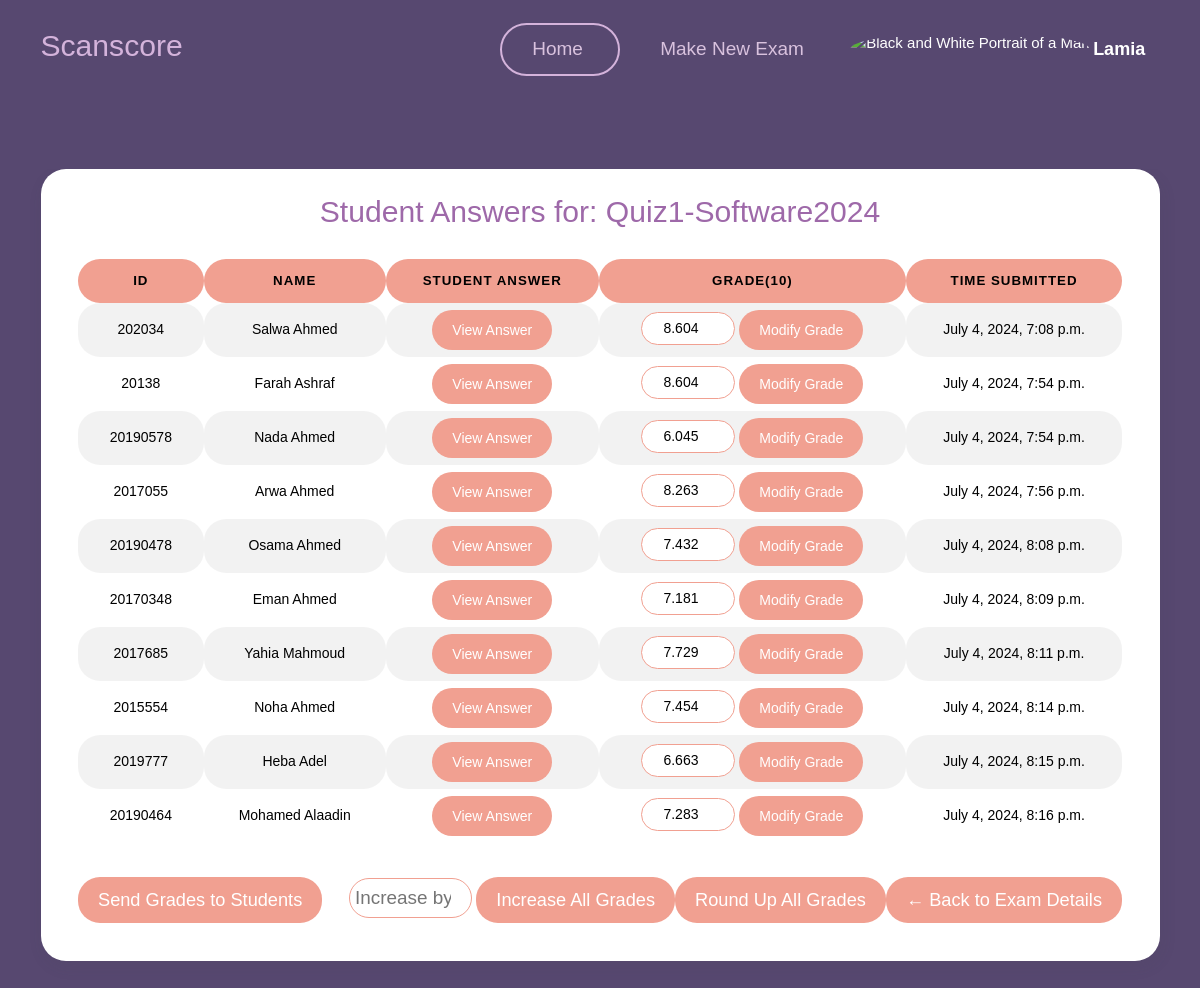
/teacher/exam/29/view_grades/ (signed in), run on the app's committed database.
### myapp/models.py (models this page shows)
class User(AbstractUser):
    userType = models.CharField(max_length=10, choices=[('teacher', 'Teacher'), ('student', 'Student')])

class Exam(models.Model):
    name = models.CharField(max_length=100)
    teacher = models.ForeignKey(User, on_delete=models.CASCADE)
    question= models.TextField(max_length=10000)
    model_answer = models.TextField(max_length=10000)
    keywordsList = models.TextField(max_length=10000,null=True,blank=True)
    is_active = models.BooleanField(default=False)
    time_created = models.DateTimeField(auto_now_add=True)
    time_updated = models.DateTimeField(auto_now=True)
    ocr_graded = models.BooleanField(default=False)

class ExamSubmission(models.Model):
    exam = models.ForeignKey(Exam, on_delete=models.CASCADE,related_name='submissions') #related name is used to access the submissions of a particular exam
    student = models.ForeignKey(User, on_delete=models.CASCADE,related_name='submissions') #related name is used to access the submissions of a particular student
    student_answer = models.TextField(max_length=10000)
    score = models.DecimalField(max_digits=5, decimal_places=3, validators=[MaxValueValidator(10.000)])
    time_submitted = models.DateTimeField(auto_now_add=True)
    is_graded = models.BooleanField(default=False)
    is_approved = models.BooleanField(default=False) #If the teacher approves the grade , this will be set to true and then the student can see the grade

class Student(User):
    student_id = models.CharField(max_length=20, unique=True)

### myapp/views.py (the view)
# urls.py: path('teacher/exam/<int:exam_id>/view_grades/', views.view_grades, name='view_grades'),
@login_required
def view_grades(request, exam_id):
    exam = get_object_or_404(Exam, pk=exam_id, teacher=request.user)
    exam_submissions = ExamSubmission.objects.filter(exam=exam)
    is_graded = all(submission.is_graded for submission in exam_submissions)
    if not is_graded:
        graded_submissions = StartGrading(exam_id)  # This will update and return graded submissions
        for submission in graded_submissions:
            if submission.score < 0:
                submission.score = 0.000
        return render(request, 'myapp/teacher/view_grades.html', {'submissions': graded_submissions, 'exam': exam})
    else:
        return render(request, 'myapp/teacher/view_grades.html', {'submissions': exam_submissions, 'exam': exam})

### templates/myapp/teacher/view_grades.html (shortened to what this page needs)
{% load static %}
<!DOCTYPE html>
<html lang="en">
<head>
    <link href="{% static 'vendor/datatables/dataTables.bootstrap4.min.css' %}" rel="stylesheet">
    <link href="{% static 'vendor/aos/aos.css' %}" rel="stylesheet">
    <link href="{% static 'vendor/bootstrap/css/bootstrap.min.css' %}" rel="stylesheet">
    <link href="{% static 'vendor/bootstrap-icons/bootstrap-icons.css' %}" rel="stylesheet">
    <link href="{% static 'vendor/boxicons/css/boxicons.min.css' %}" rel="stylesheet">
    <link href="{% static 'vendor/glightbox/css/glightbox.min.css' %}" rel="stylesheet">
    <link href="{% static 'vendor/remixicon/remixicon.css' %}" rel="stylesheet">
    <link href="{% static 'vendor/swiper/swiper-bundle.min.css' %}" rel="stylesheet">
    <link href="{% static 'css/style.css' %}" rel="stylesheet">
    <link href="{% static 'assets/css/bootstrap.min.css' %}" rel="stylesheet">
    <link href="{% static 'assets/css/plugins.min.css' %}" rel="stylesheet">
    <link href="{% static 'assets/css/kaiadmin.min.css' %}" rel="stylesheet">
</head>
<body>
    <header id="header">
        <div class="container align-items-center justify-content-between">
            <h1 class="me-auto"><a href="{% url 'teacher_dashboard' %}" style="color: #d4b3db;">Scanscore</a></h1>
            <nav id="navbar" class="navbar order-last order-lg-0">
                <ul>
                    <li><a class="nav-link scrollto Active" href="{% url 'teacher_dashboard' %}" id="home">Home</a>
                    </li>
                    <li><a class="nav-link scrollto" href="{% url 'create_exam' %}" id="makenew">Make New Exam</a></li>
                    <li class="dropdown">
                        <a href="#">
                            <img src="{% static 'img/unknown_user.jpg' %}" class="rounded-circle" height="35"
                                alt="Black and White Portrait of a Man" loading="lazy" />
                            <strong class="d-none d-sm-block ms-1" id="username">{{ user.first_name }}</strong><i
                                class="bi bi-chevron-down"></i>
                        </a>
                    </li>
                </ul>
            </nav>
        </div>
    </header>
    <section class="align-items-center"
        style="font-family: Arial, Helvetica, sans-serif;background-color: transparent; padding: 0 0;">
        <div class="container">
            <div class="justify-content-center" data-aos="fade-up" data-aos-delay="200">
                <div class="card text-black">
                    <h1 style="text-align: center; color: #9e69a9;">Student Answers for: {{ exam.name }}</h1>
                    <div class="card-body">
                        <div class="table-responsive">
                            <table id="basic-datatables" class="display table table-striped table-hover"
                                style="border-radius: 22px !important; text-align: center;">
                                <thead>
                                    <tr>
                                        <th class="style2"> ID</th>
                                        <th class="style2"> Name</th>
                                        <th class="style2"> Student Answer</th>
                                        <th class="style2"> Grade(10)</th>
                                        <th class="style2"> time Submitted</th>
                                    </tr>
                                </thead>
                                <tbody>
                                    {% for submission in submissions %}
                                    <tr>
                                        <td class="Border">{{ submission.student.student.student_id }}</td>
                                        <td class="Border">{{ submission.student.student.get_full_name }}</td>
                                        <td class="Border">
                                            <button class="btn btn-primary"
                                                onclick="openModal('{{ submission.student_answer|escapejs }}')">View
                                                Answer</button>
                                        </td class="Border">
                                        <td class="Border">
                                            <form action="{% url 'modify_grade' submission.id %}" method="post">
                                                <input type="number" step="0.001" name="new_grade"
                                                    value="{{ submission.score }}" min="0" max="10"
                                                    style="border-radius: 20px; text-align: center;padding: 5px 5px;border: 1px solid #f1a091;"
                                                    required>
                                                <button type="submit" class="btn btn-info">Modify
                                                    Grade</button>
                                            </form>
                                        </td class="Border">
                                        <td class="Border">{{ submission.time_submitted }}</td>
                                    </tr>
                                    {% endfor %}
                                </tbody>
                            </table>
                        </div>
                        <div class="d-flex justify-content-between" style="text-align: right; margin-top: 2%;">
                            <form style="text-align: right;" action="{% url 'approve_grades' exam.id %}" method="post">
                                <button type="submit" class="btn btn-success">Send Grades to Students</button>
                            </form>
                            <form action="{% url 'increase_grades' exam.id %}" method="post" style="text-align: right;">
                                <input type="number" name="increase_by" placeholder="Increase by..."
                                    style="font-size: 135%;border-radius: 22px;width: 35%;padding: 5px 5px;border: 1px solid #f1a091;"
                                    required>
                                <button type="submit" class="btn btn-success">Increase All Grades</button>
                            </form>
                            <form action="{% url 'round_grades' exam.id %}" method="post" style="text-align: right;">
                                <button type="submit" class="btn btn-success">Round Up All Grades</button>
                            </form>
                            <a href="{% url 'view_exam_teacher' exam.id %}" class="btn btn-success"
                                style="padding-bottom: 0%;">← Back to Exam
                                Details</a>
                        </div>
                    </div>
                </div>
            </div>
        </div>
    </section>
</body>
</html>

### Scanscore/static/css/style.css (style rules this page uses)
body { font-family: "Open Sans", sans-serif; background: #574870 !important; }
:root { --background-color: #ffffff; --background-color-rgb: 255, 255, 255; --default-color: #444444; --default-color-rgb: 68, 68, 68; --heading-color: #9e69a9; --heading-color-rgb: 55, 81, 126; --accent-color: #9e69a9; --accent-color-rgb: 71, 178, 228; --contrast-color: #ffffff; --contrast-color-rgb: 255, 255, 255; }
#home { color: #d9c2de; width: 120px; border-radius: 50px; font-size: 19px; }
#makenew { color: #d9c2de; font-size: 19px; width: 190px; margin-left: 10px; border-radius: 50px; }
#header { background-color: transparent; }
#header .container { display: flex; justify-content: center; align-items: center; height: 100%; }
#username { font-size: 18px; }
.Active { border: 2px solid #b47ec0 !important; }
a { text-decoration: none; }
#header { transition: all 0.5s; z-index: 997; padding: 15px 0; }
.navbar { padding: 0; }
.navbar ul { margin: 0; padding: 0; display: flex; list-style: none; align-items: center; }
.navbar li { position: relative; }
.navbar a, .navbar a:focus { display: flex; align-items: center; justify-content: space-between; padding: 10px 0 10px 30px; font-size: 15px; font-weight: 500; color: #fff; white-space: nowrap; transition: 0.3s; }
.navbar a i, .navbar a:focus i { font-size: 12px; line-height: 0; margin-left: 5px; }
section { padding: 60px 0; overflow: hidden; position: relative; top: 70px; }

### templates/myapp/teacher/view_grades.html (style rules this page uses)
#header { background-color: transparent; }
#header .container { display: flex; justify-content: center; align-items: center; height: 100%; }
.card { padding: 20px; border-radius: 25px; }
.btn { display: inline-block; padding: 10px 20px; margin-bottom: 0; font-size: 14px; font-weight: 400; line-height: 1.42857143; text-align: center; white-space: nowrap; vertical-align: middle; cursor: pointer; border: none; border-radius: 22px; color: white !important; background-color: #f1a091 !important; }
.btn-success { border-color: #f1a091; font-size: 130%; }
.Border { border-radius: 22px !important; }
.table>tbody>tr>td { padding-top: 7px !important; padding-bottom: 7px !important; }
.Active { border: 2px solid #d4b3db !important; }
.style2 { background-color: #f1a091 !important; border-radius: 22px !important; }

### data on the page
User: first_name "Lamia"
Exam: name "Quiz1-Software2024"
ExamSubmission: student.student.student_id "202034", student.student.get_full_name "Salwa Ahmed", new_grade "8.604", time_submitted "July 4, 2024, 7:08 p.m."
ExamSubmission: student.student.student_id "20138", student.student.get_full_name "Farah Ashraf", new_grade "8.604", time_submitted "July 4, 2024, 7:54 p.m."
ExamSubmission: student.student.student_id "20190578", student.student.get_full_name "Nada Ahmed", new_grade "6.045", time_submitted "July 4, 2024, 7:54 p.m."
ExamSubmission: student.student.student_id "2017055", student.student.get_full_name "Arwa Ahmed", new_grade "8.263", time_submitted "July 4, 2024, 7:56 p.m."
ExamSubmission: student.student.student_id "20190478", student.student.get_full_name "Osama Ahmed", new_grade "7.432", time_submitted "July 4, 2024, 8:08 p.m."
ExamSubmission: student.student.student_id "20170348", student.student.get_full_name "Eman Ahmed", new_grade "7.181", time_submitted "July 4, 2024, 8:09 p.m."
ExamSubmission: student.student.student_id "2017685", student.student.get_full_name "Yahia Mahmoud", new_grade "7.729", time_submitted "July 4, 2024, 8:11 p.m."
ExamSubmission: student.student.student_id "2015554", student.student.get_full_name "Noha Ahmed", new_grade "7.454", time_submitted "July 4, 2024, 8:14 p.m."
ExamSubmission: student.student.student_id "2019777", student.student.get_full_name "Heba Adel", new_grade "6.663", time_submitted "July 4, 2024, 8:15 p.m."
ExamSubmission: student.student.student_id "20190464", student.student.get_full_name "Mohamed Alaadin", new_grade "7.283", time_submitted "July 4, 2024, 8:16 p.m."
